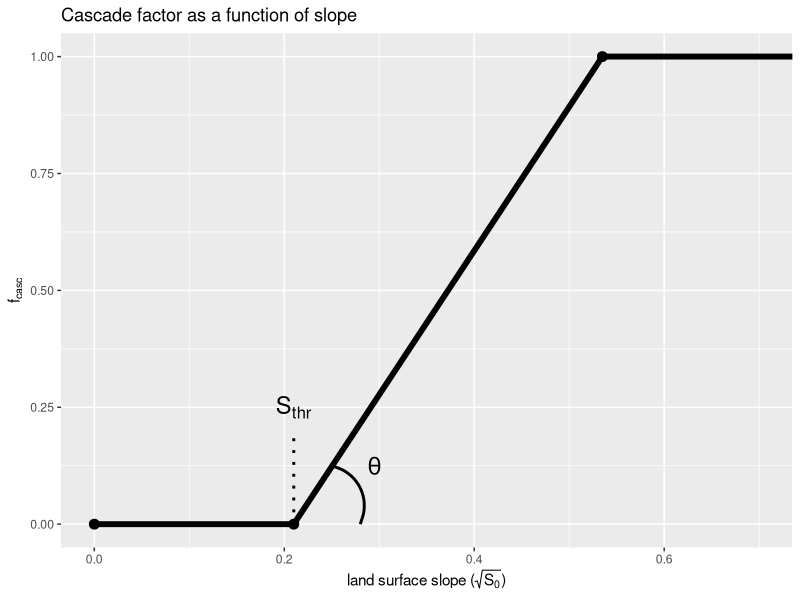
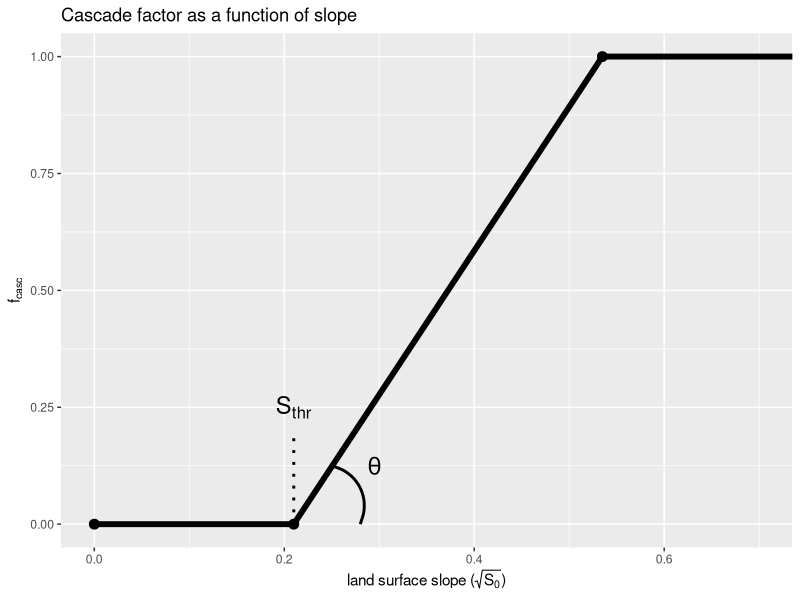

Write R code to recreate these figures, in order.

library(dplyr)
library(ggplot2)

a = 0.21
s = pi/2.5


ggplot() +
  geom_curve(aes(x=.28,xend=.25,y=0,yend=.125), linewidth=1) +
  geom_segment(aes(x=a,xend=a,y=0,yend=a*.9), linewidth=1, linetype='dotted') +
  geom_segment(aes(x=0,xend=a,y=0,yend=0), linewidth=2) +
  geom_segment(aes(x=a,xend=a+1/tan(s),y=0,yend=1), linewidth=2) +
  geom_segment(aes(x=a+1/tan(s),xend=1,y=,1,yend=1), linewidth=2) +
  geom_point(data=data.frame(x=c(0,a,a+1/tan(s)),y=c(0,0,1)),aes(x,y),size=3) +
  # annotate("text", label = expression(f["casc-min"]), x = a, y = .25,size=6) +
  annotate("text", label = expression(S["thr"]), x = a, y = .25,size=6) +
  annotate("text", label = expression(theta), x = .295, y = .125,size=6) +
  coord_cartesian(x=c(NA,0.7),y=c(0,1)) +
  labs(title="Cascade factor as a function of slope", 
       linetype="alpha",
       # x=expression("land surface gradient ("*beta*")"), 
       x=expression("land surface slope ("*sqrt(S[0])*")"),
       y=expression(f["casc"]))

ggsave('modelling/fig/rdrr-fcasc-2.png', width=8, height=4)
